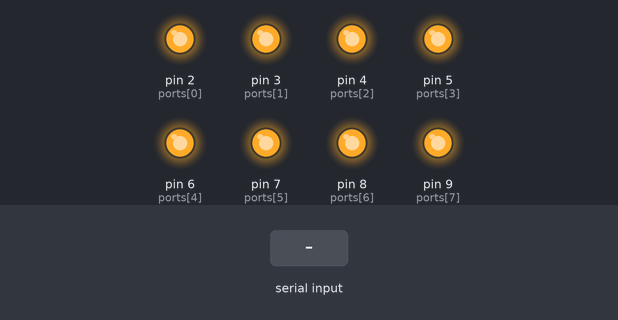
A sketch run on a simulated Arduino Uno, built with avr-gcc and run on an emulated ATmega328P. Parts: output pins drawn as LEDs (lit = HIGH). Dashed ring = blinking. The test bench sets the inputs (shaded band). Random numbers use the default seed unless the sketch sets one; what the sketch prints to the serial monitor is not drawn.

Above: at 1.2 s.
1.3 s: "2" received over Serial
At 4.2 s:
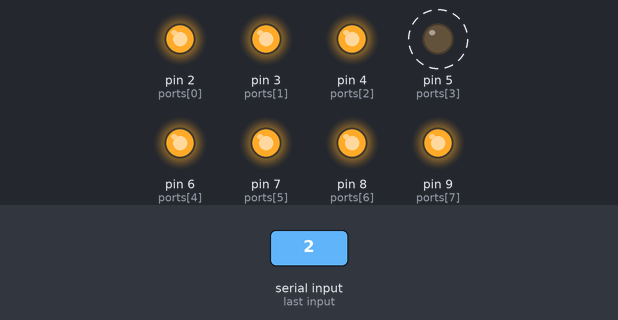
4.3 s: "1" received over Serial
5.8 s: "0" received over Serial
At 6.3 s:
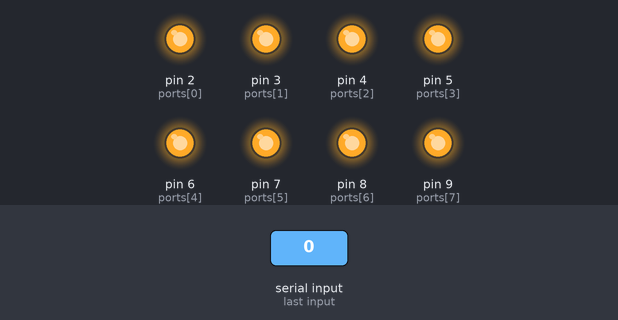
Timing chart, 0 to 8.8 s (numbered marks = the images above; inputs shaded):
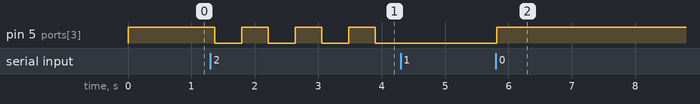

Measured:
- after the input at 1.3 s, pin 5 (ports[3]): alternates HIGH for 0.42 s and LOW for 0.42 s, starting after 0.07 s
- after the input at 4.3 s, every drawn part: stays the same
- after the input at 5.8 s, pin 5 (ports[3]): LOW → HIGH at once

The sketch:

ledcontroller.ino
```cpp
////constants
#define NUM_INPUTS  8
#define FLASHING_SPEED  400
#define DELAY_TIME    20
////variable
int ports[NUM_INPUTS]={
  2,3,4,5,6,7,8,9
};
int flashingSpeed[NUM_INPUTS];
bool LEDCurrentState[NUM_INPUTS];
byte flashMode[NUM_INPUTS];//0:off  1:on  2:flash
int flashingCount[NUM_INPUTS];
byte dataBuffer[16];
////functions
void initialPort();
void readSerialPort();
void processData(byte data);
void updateCount();
void updateStatus();

////start
void setup() {
  // put your setup code here, to run once:
  Serial.begin(9600);
  randomSeed(analogRead(0));
  initialPort();
}
void initialPort(){
 for(int i=0;i<NUM_INPUTS;i++){
    pinMode(ports[i], OUTPUT);
    digitalWrite(ports[i],true);
    LEDCurrentState[i]=false;
    flashingCount[i]=random(0,FLASHING_SPEED);
 }
}
void loop() {
  readSerialPort();
  updateCount();
  updateStatus();
  delay(DELAY_TIME);
}

void readSerialPort(){
  int dataSize=Serial.available();
  if(dataSize>16)dataSize=16;
   //Serial.println(dataSize);
  for(int i=0;i<dataSize;i++){
    dataBuffer[i]=Serial.read();


    processData(dataBuffer[i]);
  }

  //Serial.flush();
}
void processData(byte data){
  if((data>>4)<NUM_INPUTS){
    if(flashMode[data>>4]!=(data&0x0F)){
        switch((data&0x0F)){
        case 0:
          LEDCurrentState[data>>4]=0;
          break;
        case 1:
          LEDCurrentState[data>>4]=1;
          break;
        case 2:
          LEDCurrentState[data>>4]=0;
          break;
      }
      digitalWrite(ports[data>>4],!LEDCurrentState[data>>4]);
    }
    flashMode[data>>4]=(data&0x0F); //flashMode

  }
}
void updateCount(){
  for(int i=0;i<NUM_INPUTS;i++){
    flashingCount[i]+=DELAY_TIME;
  }
}
void updateStatus(){
  for(int i=0;i<NUM_INPUTS;i++){
     flashingSpeed[i]=(flashMode[i]&0x04)==0?FLASHING_SPEED:random(100,FLASHING_SPEED);
     if(flashingCount[i]>flashingSpeed[i]){
      flashingCount[i]=0;
     // Serial.print(i);
     // Serial.print(' ');
      //Serial.println(flashMode[i]&0x0F);
      switch(flashMode[i]&0x03){
        case 0:
          LEDCurrentState[i]=0;
          break;
        case 1:
          LEDCurrentState[i]=1;
          break;
        case 2:
          LEDCurrentState[i]=!LEDCurrentState[i];
          break;
      }

    }
    digitalWrite(ports[i],!LEDCurrentState[i]);

    //  Serial.print(' ');
  }
  Serial.println(LEDCurrentState[0]==true?'1':'0');
  //Serial.println("t");
}
```
